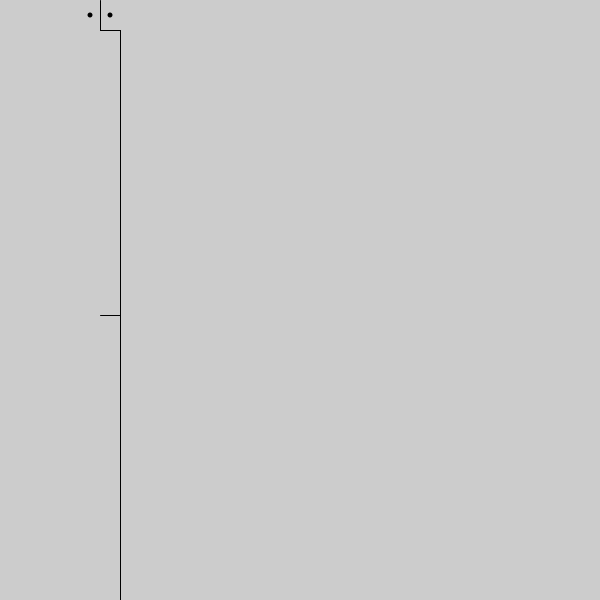
Frame 1 (no input)
Frame 60 (the mouse pressed at the canvas centre just before this capture): identical to frame 1, image omitted
Frame 120 (the mouse held since frame 60 and released just before this capture): identical to frame 1, image omitted

The Processing sketch that drew this single still picture (run headless with seeded random() and noise(); from frame 60 on, the mouse is pressed at the canvas centre):

// Processing sketch: face
// ── face.pde

void setup () {
  size(600, 600);
}

void draw () {
  background(204);

  float x = 100;
  float y = 30;
  float gap = 20;
  
  stroke(0);
  line(x, 0, x, y);
  line(x, y, x + gap, y);
  line(x + gap, y, x + gap, height);

  float mouthY = height - ((height - y) / 2.0);
  line(x, mouthY, x + gap, mouthY);

  noStroke();
  fill(0);
  ellipse(x - (gap / 2), y / 2, 5, 5);
  ellipse(x + (gap / 2), y / 2, 5, 5);
}
